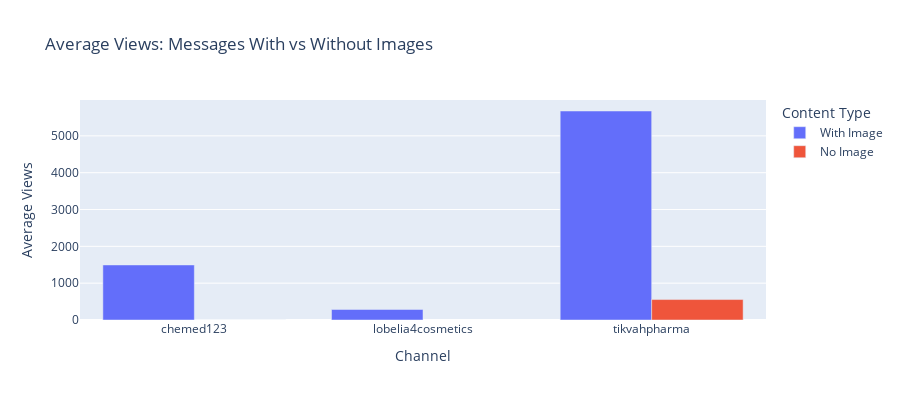

Notebook cell for this chart:
### Code cell
# Visualize image impact
fig = px.bar(
    image_impact,
    x='channel_name',
    y='avg_views',
    color='content_type',
    barmode='group',
    title='Average Views: Messages With vs Without Images',
    labels={'avg_views': 'Average Views', 'channel_name': 'Channel', 'content_type': 'Content Type'}
)
fig.update_layout(height=400)
fig.show()

### Figure 1 — Plotly figure (JSON) as saved in the notebook; plotly's stock layout.template omitted (floating-point values rounded to 4 significant figures)
{"data": [{"alignmentgroup": "True", "hovertemplate": "Content Type=With Image<br>Channel=%{x}<br>Average Views=%{y}<extra></extra>", "legendgroup": "With Image", "marker": {"color": "#636efa", "pattern": {"shape": ""}}, "name": "With Image", "offsetgroup": "With Image", "orientation": "v", "showlegend": true, "textposition": "auto", "type": "bar", "x": ["chemed123", "lobelia4cosmetics", "tikvahpharma"], "xaxis": "x", "y": [1495.0, 286.0, 5675.0], "yaxis": "y"}, {"alignmentgroup": "True", "hovertemplate": "Content Type=No Image<br>Channel=%{x}<br>Average Views=%{y}<extra></extra>", "legendgroup": "No Image", "marker": {"color": "#EF553B", "pattern": {"shape": ""}}, "name": "No Image", "offsetgroup": "No Image", "orientation": "v", "showlegend": true, "textposition": "auto", "type": "bar", "x": ["chemed123", "tikvahpharma"], "xaxis": "x", "y": [0.0, 555.0], "yaxis": "y"}], "layout": {"barmode": "group", "height": 400, "legend": {"title": {"text": "Content Type"}, "tracegroupgap": 0}, "title": {"text": "Average Views: Messages With vs Without Images"}, "xaxis": {"anchor": "y", "domain": [0, 1], "title": {"text": "Channel"}}, "yaxis": {"anchor": "x", "domain": [0, 1], "title": {"text": "Average Views"}}}}
